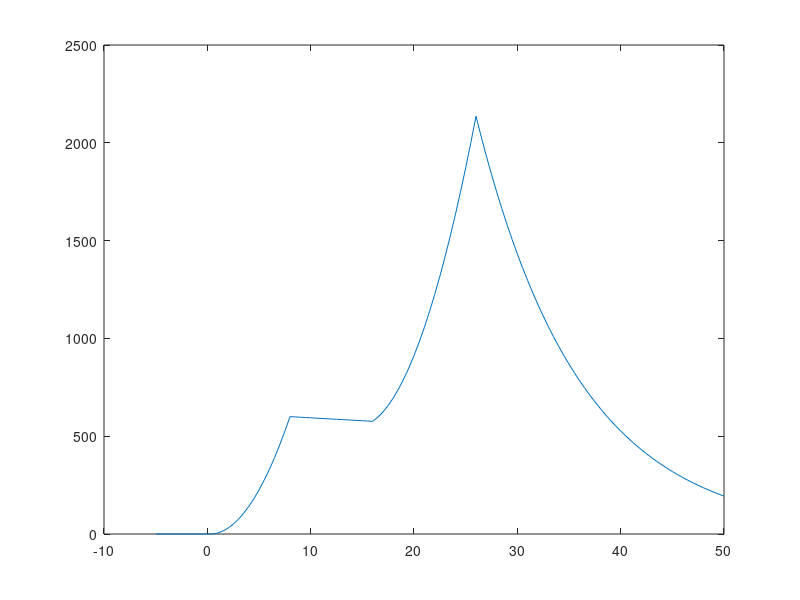

This chart was generated by the following MATLAB code:
function p3_14()
    k=0;
    for i = -5:.5:50
        k=k+1;
        t(k)=i;
        v(k)=speed(t(k));
    end
    plot(t,v) 
end

function v = speed(t)
    if t<0
        v = 0;
    elseif t<8
        v = 10*t^2 - 5*t; 
    elseif t<16
        v = 624 - 3*t;
    elseif t<26
        v = 36*t + 12*(t - 16)^2;
    else
        v = 2136*exp(-0.1*(t-26));
    end 
end